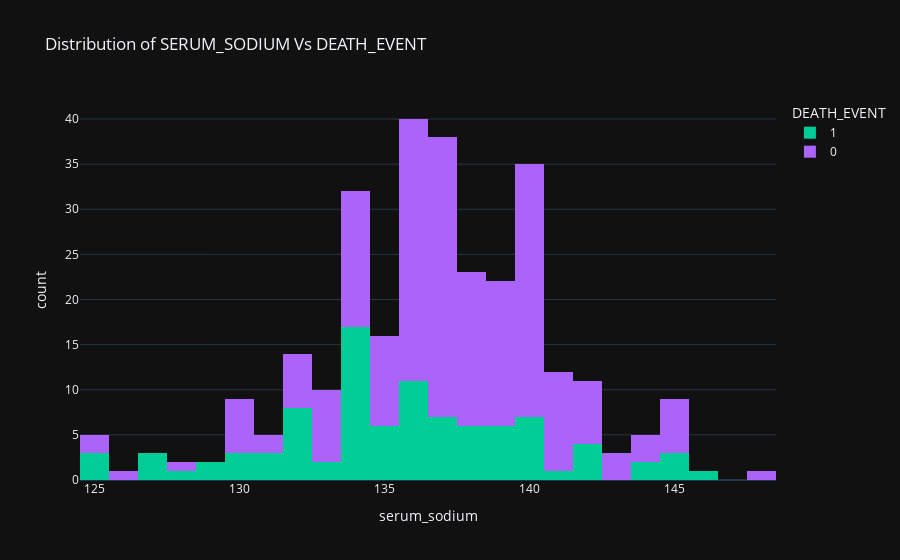

Here is the notebook cell this chart was saved with:
### Code cell
fig = px.histogram(newdf, x="serum_sodium", color="DEATH_EVENT", hover_data=newdf.columns, 
                   title ="Distribution of SERUM_SODIUM Vs DEATH_EVENT", 
                   labels={"serum_sodium": "serum_sodium"},
                   template="plotly_dark",
                   color_discrete_map={"0": "RebeccaPurple", "1": "MediumPurple"}
                  )
fig.show()

### Figure 1 — Plotly figure (JSON) as saved in the notebook; plotly's stock layout.template omitted (floating-point values rounded to 4 significant figures; data arrays with more than 128 entries replaced by an {"elided": "..."} marker saying what was removed)
{"data": [{"alignmentgroup": "True", "bingroup": "x", "hovertemplate": "DEATH_EVENT=1<br>serum_sodium=%{x}<br>count=%{y}<extra></extra>", "legendgroup": "1", "marker": {"color": "#00cc96", "pattern": {"shape": ""}}, "name": "1", "offsetgroup": "1", "orientation": "v", "showlegend": true, "type": "histogram", "x": [130, 136, 129, 137, 125, 132, 137, 131, 138, 133, 131, 140, 137, 137, 136, 140, 127, 140, 125, 136, 140, 134, 144, 138, 136, 134, 132, 134, 132, 128, 140, 134, 134, 145, 142, 134, 136, 139, 142, 135, 130, 138, 133, 140, 138, 139, 146, 134, 132, 132, 136, 136, 139, 131, 145, 127, 136, 140, 142, 135, 132, 134, 139, 132, 141, 135, 138, 132, 137, 134, 134, 125, 134, 139, 134, 135, 142, 139, 135, 134, 136, 136, 134, 137, 136, 134, 144, 135, 145, 130, 137, 134, 127, 138, 129, 134], "xaxis": "x", "yaxis": "y"}, {"alignmentgroup": "True", "bingroup": "x", "hovertemplate": "DEATH_EVENT=0<br>serum_sodium=%{x}<br>count=%{y}<extra></extra>", "legendgroup": "0", "marker": {"color": "#ab63fa", "pattern": {"shape": ""}}, "name": "0", "offsetgroup": "0", "orientation": "v", "showlegend": true, "type": "histogram", "x": {"elided": "203 int values"}, "xaxis": "x", "yaxis": "y"}], "layout": {"barmode": "relative", "legend": {"title": {"text": "DEATH_EVENT"}, "tracegroupgap": 0}, "title": {"text": "Distribution of SERUM_SODIUM Vs DEATH_EVENT"}, "xaxis": {"anchor": "y", "domain": [0, 1], "title": {"text": "serum_sodium"}}, "yaxis": {"anchor": "x", "domain": [0, 1], "title": {"text": "count"}}}}
